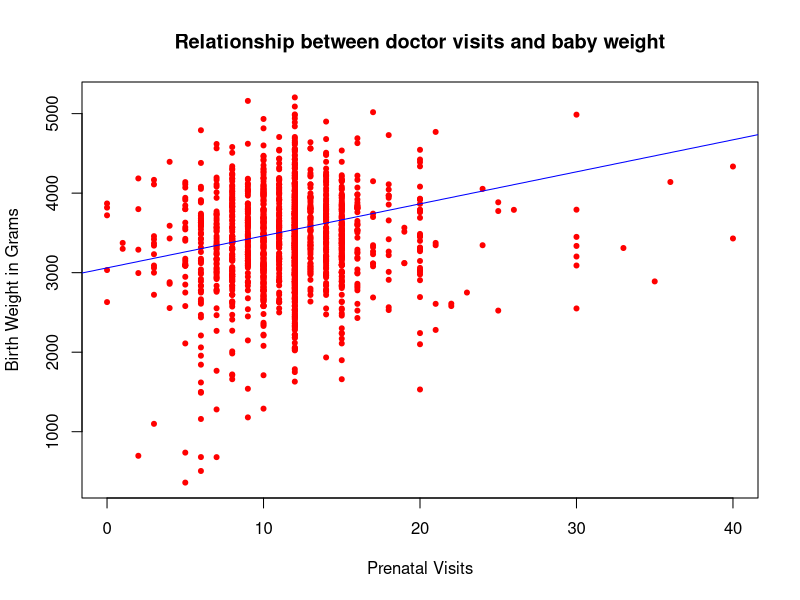
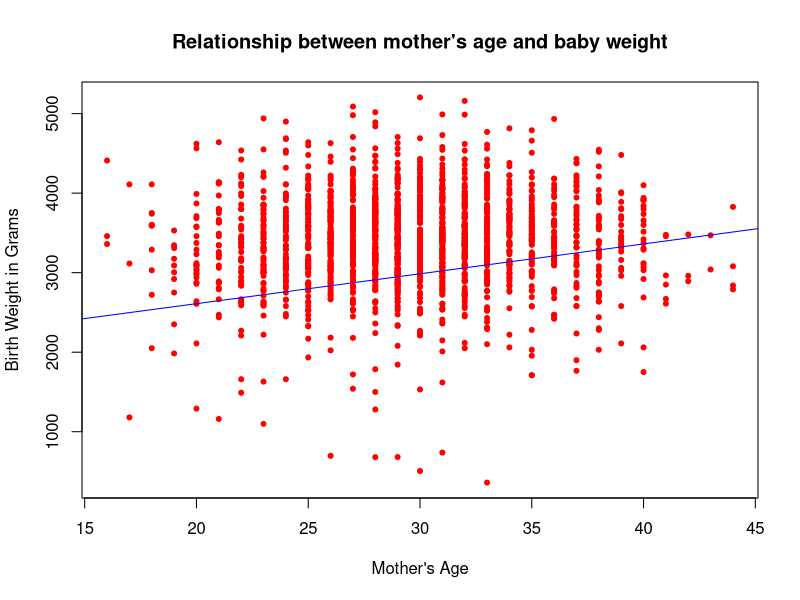

Source code (R) for these figures, in order:
#Set working directory
setwd("~/Documents/data-dad/Baby Weight")

bwght2 <- read.csv("bwght2.csv")

names(bwght2) <- c("mage","meduc", "monpre", "npvis", "fage", "feduc", "bwght", 
                   "omaps", "fmaps", "cigs","drink","lbw","vlbw","male","mwhte", 
                   "mblck", "moth", "fwhte", "fblck", "foth", "lbwght", "magesq",
                   "npvissq")         


#mage               mother's age, years
#meduc              mother's educ, years
#monpre             month prenatal care began
#npvis              total number of prenatal visits
#fage               father's age, years
#feduc              father's educ, years
#bwght              birth weight, grams
#omaps              one minute apgar score
#fmaps              five minute apgar score
#cigs               avg cigarettes per day
#drink              avg drinks per week
#lbw                =1 if bwght <= 2000
#vlbw               =1 if bwght <= 1500
#male               =1 if baby male
#mwhte              =1 if mother white
#mblck              =1 if mother black
#moth               =1 if mother is other
#fwhte              =1 if father white
#fblck              =1 if father black
#foth               =1 if father is other
#lbwght            log(bwght)
#magesq            mage^2
#npvissq           npvis^2

str(bwght2)
summary(bwght2)
head(bwght2)
tail(bwght2)

#What is are the number of prenatal visits that maximize birthweight?
lm.1 <- lm(bwght ~ npvis + npvissq, data = bwght2)
summary(lm.1)
plot(bwght2$npvis, bwght2$bwght, col="red", pch = 20, 
     xlab = "Prenatal Visits",
     ylab = "Birth Weight in Grams",
     main = "Relationship between doctor visits and baby weight")
abline(lm.1, col="blue")


#Controlling for pre-natal visits what is the optimum age for birthweight
lm.2 <- lm(bwght ~ npvis + npvissq + mage + magesq, data = bwght2)
summary(lm.2)
plot(bwght2$mage, bwght2$bwght, col="red", pch = 20, 
     xlab = "Mother's Age",
     ylab = "Birth Weight in Grams",
     main = "Relationship between mother's age and baby weight")
abline(lm.2, col="blue")


